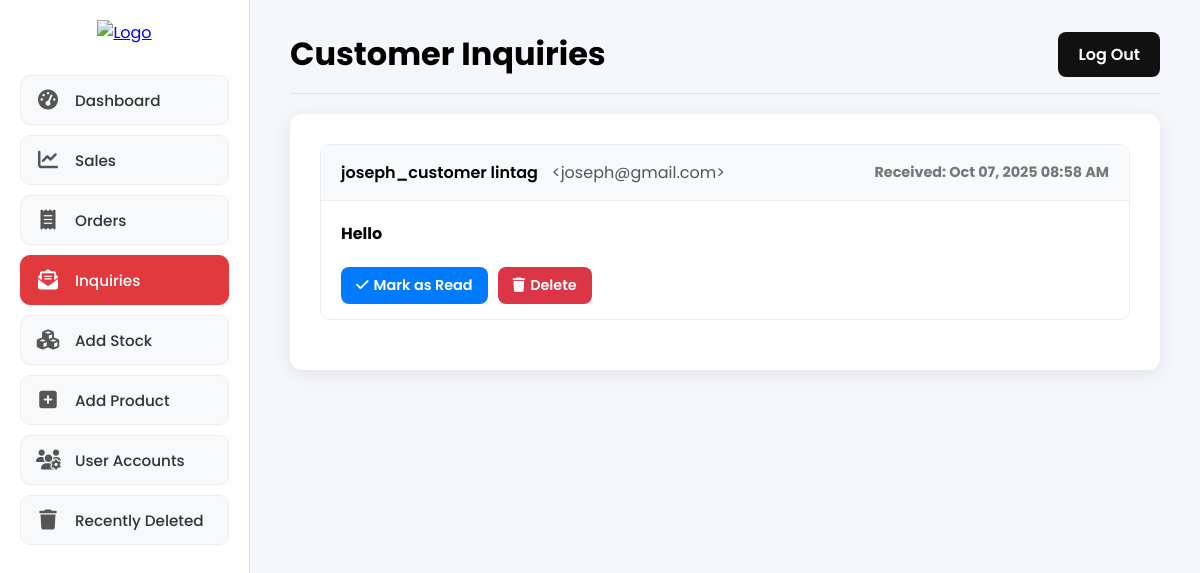
Page /admin_inquiries.php (signed in) on the committed database.
### tables this page shows
CREATE TABLE `inquiries` (
  `id` int(11) NOT NULL,
  `first_name` varchar(100) NOT NULL,
  `last_name` varchar(100) NOT NULL,
  `email` varchar(255) NOT NULL,
  `message` text NOT NULL,
  `status` varchar(20) NOT NULL DEFAULT 'New',
  `received_at` timestamp NOT NULL DEFAULT current_timestamp()
);

### admin_inquiries.php (the view, shortened to what this page needs)
<?php
$conn = new mysqli("localhost", "root", "", "addproduct");
$inquiries_result = $conn->query("SELECT * FROM inquiries ORDER BY received_at DESC");
?>
<!DOCTYPE html>
<html lang="en">
<head>
<link rel="stylesheet" href="CSS/admin.css"/>
<link rel="stylesheet" href="https://cdnjs.cloudflare.com/ajax/libs/font-awesome/6.4.0/css/all.min.css" />
</head>
<body>
<div class="admin-container">
  <?php include 'admin_sidebar.php'; ?>
  <main class="main-content">
    <header class="main-header">
      <h1>Customer Inquiries</h1>
      <a href="logout.php" class="logout-button">Log Out</a>
    </header>
    <div class="card">
        <?php while ($row = $inquiries_result->fetch_assoc()): ?>
            <div class="inquiry <?= strtolower($row['status']) === 'new' ? 'status-new' : '' ?>">
                <div class="inquiry-header">
                    <div class="inquiry-sender">
                        <?= htmlspecialchars($row['first_name'] . ' ' . $row['last_name']) ?>
                        <span class="email">&lt;<?= htmlspecialchars($row['email']) ?>&gt;</span>
                    </div>
                    <div class="inquiry-meta">
                        Received: <?= date("M d, Y h:i A", strtotime($row['received_at'])) ?>
                    </div>
                </div>
                <div class="inquiry-body">
                    <?= nl2br(htmlspecialchars($row['message'])) ?>
                </div>
                <div class="inquiry-actions" style="padding: 0 20px 15px 20px;">
                    <?php if (strtolower($row['status']) === 'new'): ?>
                        <a href="?action=read&id=<?= $row['id'] ?>" class="btn btn-read"><i class="fas fa-check"></i> Mark as Read</a>
                    <?php endif; ?>
                    <a href="?action=delete&id=<?= $row['id'] ?>" class="btn btn-delete" onclick="return confirm('Are you sure you want to delete this inquiry?')"><i class="fas fa-trash"></i> Delete</a>
                </div>
            </div>
        <?php endwhile; ?>
    </div>
  </main>
</div>
</body>
</html>

### CSS/admin.css (style rules this page uses)
html, body { margin: 0; padding: 0; height: 100%; font-family: 'Poppins', 'Helvetica', Arial, sans-serif; overflow: hidden; }
.admin-container { display: flex; height: 100vh; }
.main-content { flex: 1; padding: 30px 40px; overflow-y: auto; background: #f5f6fa; }
.main-header { display: flex; justify-content: space-between; align-items: center; margin-bottom: 20px; padding-bottom: 15px; border-bottom: 1px solid #e0e0e0; }
.main-header h1 { margin: 0; font-size: 2rem; }
.logout-button { background-color: #111; color: #fff; padding: 10px 20px; border-radius: 8px; text-decoration: none; font-weight: 600; transition: background-color 0.3s; white-space: nowrap; }

### admin_inquiries.php (style rules this page uses)
.card { background:white; padding:30px; border-radius:12px; box-shadow:0 4px 15px rgba(0,0,0,0.08); }
.inquiry { border: 1px solid #eee; border-radius: 10px; margin-bottom: 20px; }
.inquiry-header { background: #f9fafb; padding: 15px 20px; display: flex; justify-content: space-between; align-items: center; border-bottom: 1px solid #eee; }
.inquiry-sender { font-weight: 600; }
.inquiry-sender .email { font-weight: normal; color: #555; margin-left: 10px; }
.inquiry-meta { font-size: 0.9rem; color: #777; }
.inquiry-body { padding: 20px; line-height: 1.6; }
.inquiry-actions { display: flex; gap: 10px; }
.btn { padding: 8px 15px; border-radius: 8px; border: none; font-weight: 600; cursor: pointer; transition: 0.3s; font-size: 0.9rem; text-decoration: none; display: inline-flex; align-items: center; gap: 5px; }
.btn-read { background: #007bff; color: #fff; }
.btn-delete { background: #dc3545; color: #fff; }
.status-new { font-weight: bold; }

### rows in the picture
inquiries: first_name+last_name "joseph_customer lintag", email "joseph@gmail.com", received_at "Oct 07, 2025 08:58 AM", message "Hello"
